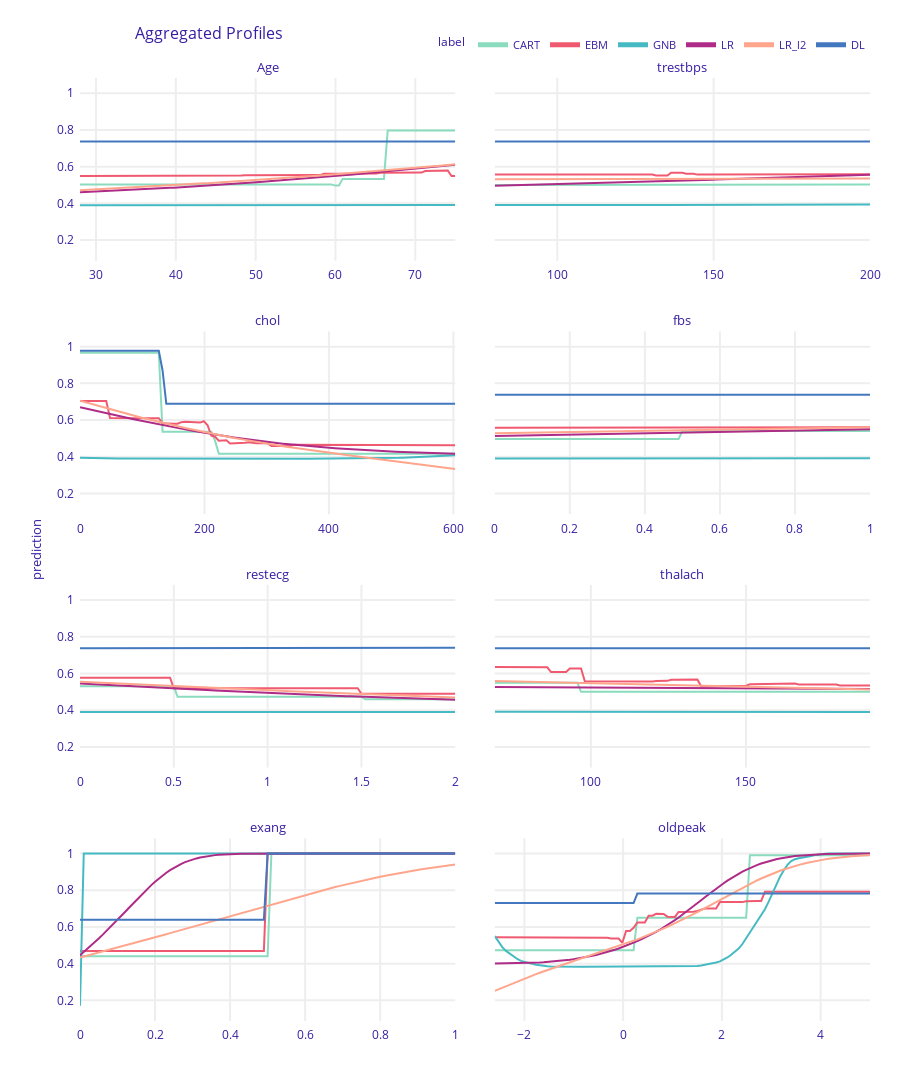

The notebook cell saved with this chart:
### Markdown cell above
### Plot Aggregated Profiles for Continous

### Code cell
pd_cart.plot([pd_ebm, pd_gnb, pd_lr, pd_lr_l2, pd_dl], variables=cont_feat)
